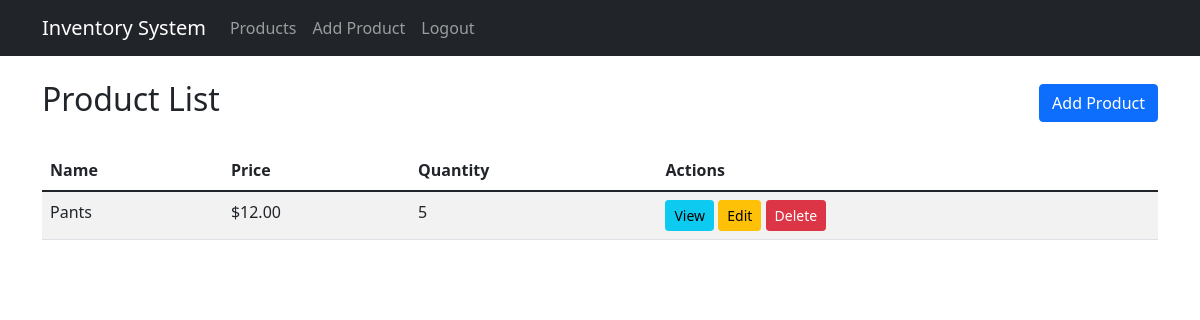
The page / (signed in) on the database its author committed.
### inventory/models.py (models this page shows, shortened)
class Product(models.Model):
    name = models.CharField(max_length=100)
    description = models.TextField(blank=True)
    price = models.DecimalField(max_digits=10, decimal_places=2)
    quantity = models.IntegerField()
    created_by = models.ForeignKey(User, on_delete=models.CASCADE)
    created_at = models.DateTimeField(auto_now_add=True)
    updated_at = models.DateTimeField(auto_now=True)

### inventory/views.py (the view)
# urls.py: path('', views.product_list, name='product_list'),
@login_required
def product_list(request):
    products = Product.objects.filter(created_by=request.user)
    return render(request, 'inventory/list.html', {'products': products})

### inventory/templates/inventory/list.html
{% extends 'base.html' %}
{% block content %}
<div class="d-flex justify-content-between align-items-center mb-4">
    <h2>Product List</h2>
    <a href="{% url 'product_create' %}" class="btn btn-primary">Add Product</a>
</div>
<table class="table table-striped">
    <thead>
        <tr>
            <th>Name</th>
            <th>Price</th>
            <th>Quantity</th>
            <th>Actions</th>
        </tr>
    </thead>
    <tbody>
        {% for product in products %}
        <tr>
            <td>{{ product.name }}</td>
            <td>${{ product.price }}</td>
            <td>{{ product.quantity }}</td>
            <td>
                <a href="{% url 'product_detail' product.pk %}" class="btn btn-sm btn-info">View</a>
                <a href="{% url 'product_update' product.pk %}" class="btn btn-sm btn-warning">Edit</a>
                <a href="{% url 'product_delete' product.pk %}" class="btn btn-sm btn-danger">Delete</a>
            </td>
        </tr>
        {% empty %}
        <tr>
            <td colspan="4">No products found.</td>
        </tr>
        {% endfor %}
    </tbody>
</table>
{% endblock %}

### rows shown on the page
Product: name "Pants", price "12.00", quantity "5"
